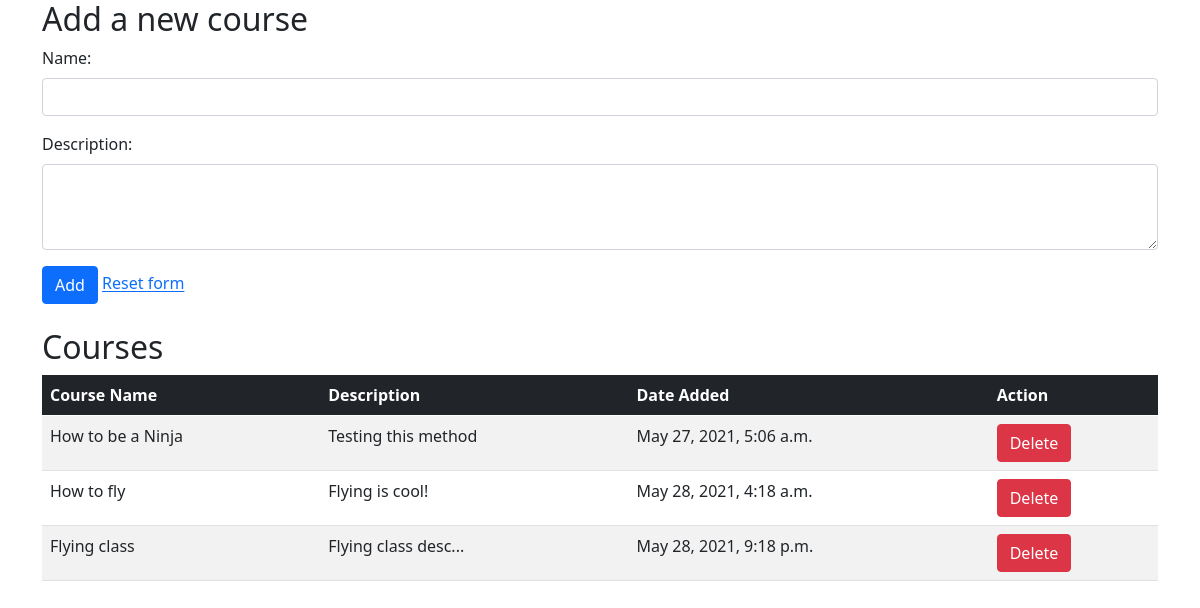
The page / on the database its author committed.
### courses_app/models.py (models this page shows)
class Course(models.Model):
    name = models.CharField(max_length=255)
    description = models.TextField()
    created_at = models.DateTimeField(auto_now_add=True)
    updated_at = models.DateTimeField(auto_now=True)
    objects = CourseManager()

### courses_app/views.py (the view)
# urls.py: path('', views.index),
def index(request):
    context={
        'courses': Course.objects.all()
    }
    return render(request, 'index.html', context)

### courses_app/templates/index.html (shortened to what this page needs)
<!DOCTYPE html>
<html lang="en">
<head>
    <link href="https://cdn.jsdelivr.net/npm/bootstrap@5.0.1/dist/css/bootstrap.min.css" rel="stylesheet"
>
</head>
<body>
    <div class="container">
        <h2>Add a new course</h2>
        <form action="/courses/new" method="POST">
            <div class="mb-3">
                <label class="form-label">Name:</label>
                <input type="text" name="c_name" value="{{request.session.name}}" class="form-control" >
            </div>
            <div class="mb-3">
                <label class="form-label">Description:</label>
                <textarea name="c_desc" class="form-control" rows="3">{{request.session.description}}</textarea>
            </div>
            <button type="submit" class="btn btn-primary">Add</button>
            <a href="/reset" class="card-link">Reset form</a>
        </form>
        <br>
        <h2>Courses</h2>
        <table class="table table-striped">
            <thead>
                <tr>
                    <th class="table-dark">Course Name</th>
                    <th class="table-dark">Description</th>
                    <th class="table-dark">Date Added</th>
                    <th class="table-dark">Action</th>
                </tr>
            </thead>
            <tbody>
            {% for course in courses %}
                <tr>
                    <td>{{course.name}}</td>
                    <td>{{course.description}}</td>
                    <td>{{course.created_at}}</td>
                    <td><a type="button" class="btn btn-danger" href="/courses/{{course.id}}/confirm">Delete</a></td>
                </tr>
            {% endfor %}
            </tbody>
        </table>
    </div>
</body>
</html>

### rows shown on the page
Course: name "How to be a Ninja", description "Testing this method", created_at "May 27, 2021, 5:06 a.m."
Course: name "How to fly", description "Flying is cool!", created_at "May 28, 2021, 4:18 a.m."
Course: name "Flying class", description "Flying class desc...", created_at "May 28, 2021, 9:18 p.m."
